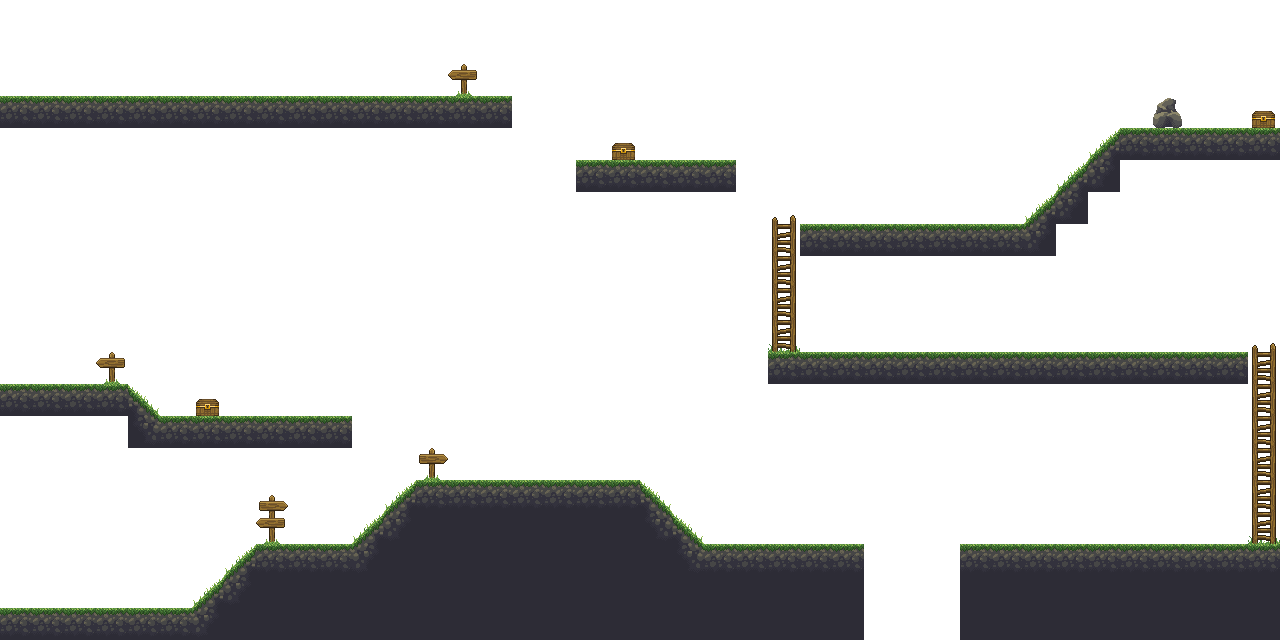

This is a level from a 2D game, rendered from its Tiled map with the project's own tilesets. A one-line summary and the complete map file follow:
An orthogonal 40x20 tile map with 32x32 px tiles, 1 tile layer (Tile Layer 1).

<map version="1.0" tiledversion="1.1.4" orientation="orthogonal" renderorder="left-down" width="40" height="20" tilewidth="32" tileheight="32" infinite="0" backgroundcolor="#ffffff" nextobjectid="1">
 <tileset firstgid="1" name="tilesetOpenGame" tilewidth="32" tileheight="32" tilecount="60" columns="10" backgroundcolor="#ffffff">
  <image source="tilesetOpenGame.png" width="320" height="192" />
 </tileset>
 <layer name="Tile Layer 1" width="40" height="20">
  <data encoding="csv">
0,0,0,0,0,0,0,0,0,0,0,0,0,0,0,0,0,0,0,0,0,0,0,0,0,0,0,0,0,0,0,0,0,0,0,0,0,0,0,0,
0,0,0,0,0,0,0,0,0,0,0,0,0,0,0,0,0,0,0,0,0,0,0,0,0,0,0,0,0,0,0,0,0,0,0,0,0,0,0,0,
0,0,0,0,0,0,0,0,0,0,0,0,0,0,25,0,0,0,0,0,0,0,0,0,0,0,0,0,0,0,0,0,0,0,0,0,0,0,0,0,
44,44,44,44,44,44,44,44,44,44,44,44,44,44,44,44,0,0,0,0,0,0,0,0,0,0,0,0,0,0,0,0,0,0,0,0,12,0,0,32,
0,0,0,0,0,0,0,0,0,0,0,0,0,0,0,0,0,0,0,32,0,0,0,0,0,0,0,0,0,0,0,0,0,0,43,44,44,44,44,44,
0,0,0,0,0,0,0,0,0,0,0,0,0,0,0,0,0,0,44,44,44,44,44,0,0,0,0,0,0,0,0,0,0,43,53,0,0,0,0,0,
0,0,0,0,0,0,0,0,0,0,0,0,0,0,0,0,0,0,0,0,0,0,0,0,1,0,0,0,0,0,0,0,43,53,0,0,0,0,0,0,
0,0,0,0,0,0,0,0,0,0,0,0,0,0,0,0,0,0,0,0,0,0,0,0,11,44,44,44,44,44,44,44,53,0,0,0,0,0,0,0,
0,0,0,0,0,0,0,0,0,0,0,0,0,0,0,0,0,0,0,0,0,0,0,0,11,0,0,0,0,0,0,0,0,0,0,0,0,0,0,0,
0,0,0,0,0,0,0,0,0,0,0,0,0,0,0,0,0,0,0,0,0,0,0,0,21,0,0,0,0,0,0,0,0,0,0,0,0,0,0,0,
0,0,0,0,0,0,0,0,0,0,0,0,0,0,0,0,0,0,0,0,0,0,0,0,31,0,0,0,0,0,0,0,0,0,0,0,0,0,0,1,
0,0,0,25,0,0,0,0,0,0,0,0,0,0,0,0,0,0,0,0,0,0,0,0,44,44,44,44,44,44,44,44,44,44,44,44,44,44,44,11,
44,44,44,44,45,0,32,0,0,0,0,0,0,0,0,0,0,0,0,0,0,0,0,0,0,0,0,0,0,0,0,0,0,0,0,0,0,0,0,21,
0,0,0,0,55,44,44,44,44,44,44,0,0,0,0,0,0,0,0,0,0,0,0,0,0,0,0,0,0,0,0,0,0,0,0,0,0,0,0,21,
0,0,0,0,0,0,0,0,0,0,0,0,0,24,0,0,0,0,0,0,0,0,0,0,0,0,0,0,0,0,0,0,0,0,0,0,0,0,0,21,
0,0,0,0,0,0,0,0,16,0,0,0,43,44,44,44,44,44,44,44,45,0,0,0,0,0,0,0,0,0,0,0,0,0,0,0,0,0,0,21,
0,0,0,0,0,0,0,0,26,0,0,43,53,54,54,54,54,54,54,54,55,45,0,0,0,0,0,0,0,0,0,0,0,0,0,0,0,0,0,31,
0,0,0,0,0,0,0,43,44,44,44,53,54,54,54,54,54,54,54,54,54,55,44,44,44,44,44,0,0,0,44,44,44,44,44,44,44,44,44,44,
0,0,0,0,0,0,43,53,54,54,54,54,54,54,54,54,54,54,54,54,54,54,54,54,54,54,54,0,0,0,54,54,54,54,54,54,54,54,54,54,
44,44,44,44,44,44,53,54,54,54,54,54,54,54,54,54,54,54,54,54,54,54,54,54,54,54,54,0,0,0,54,54,54,54,54,54,54,54,54,54
</data>
 </layer>
</map>